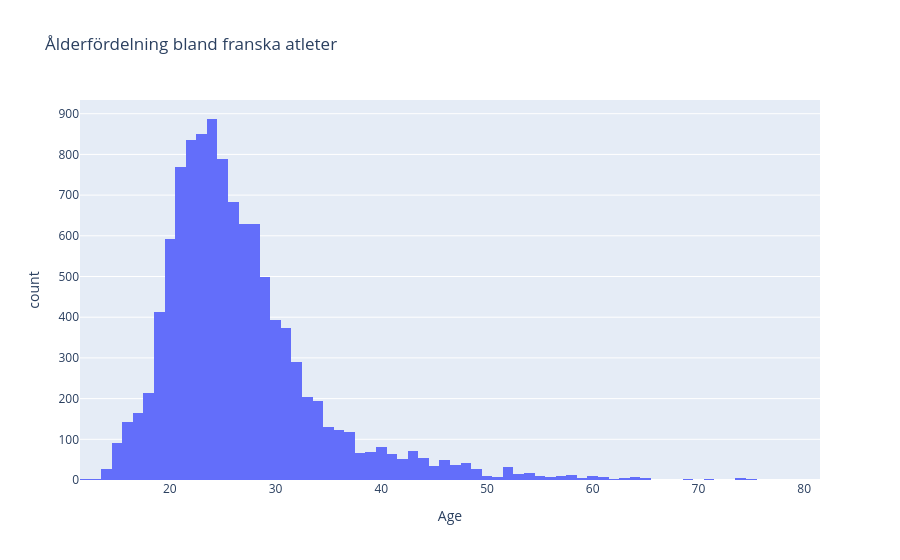

This figure's notebook cell:
### Code cell
# Ålderfördelnin
fig = px.histogram(france_df,
                   x='Age',
                   title='Ålderfördelning bland franska atleter')
fig.show()

### Figure 1 — Plotly figure (JSON) as saved in the notebook; plotly's stock layout.template omitted (floating-point values rounded to 4 significant figures; data arrays with more than 128 entries replaced by an {"elided": "..."} marker saying what was removed)
{"data": [{"bingroup": "x", "hovertemplate": "Age=%{x}<br>count=%{y}<extra></extra>", "legendgroup": "", "marker": {"color": "#636efa", "pattern": {"shape": ""}}, "name": "", "orientation": "v", "showlegend": false, "type": "histogram", "x": {"elided": "11988 float values"}, "xaxis": "x", "yaxis": "y"}], "layout": {"barmode": "relative", "legend": {"tracegroupgap": 0}, "title": {"text": "Ålderfördelning bland franska atleter"}, "xaxis": {"anchor": "y", "domain": [0, 1], "title": {"text": "Age"}}, "yaxis": {"anchor": "x", "domain": [0, 1], "title": {"text": "count"}}}}
